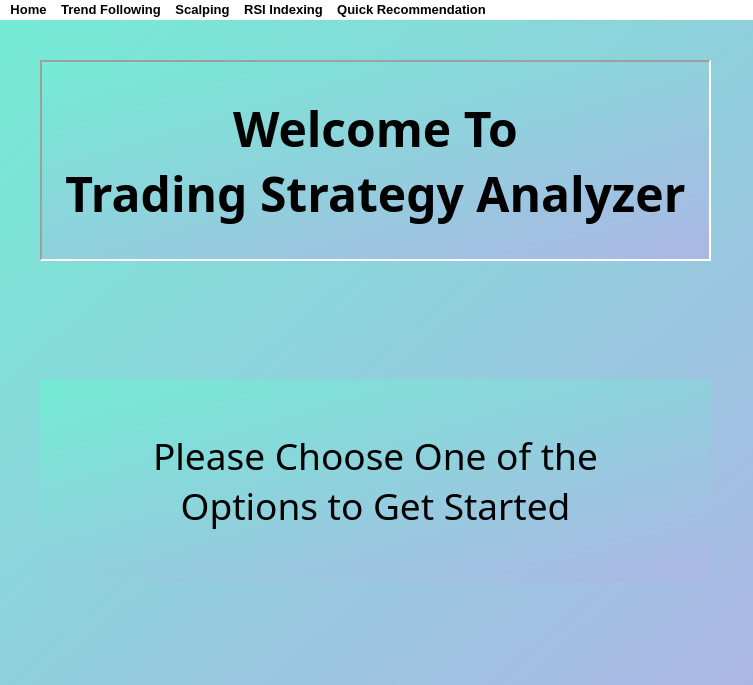
<?xml version="1.0" encoding="UTF-8"?>
<ui version="4.0">
 <class>mainWindow</class>
 <widget class="QMainWindow" name="mainWindow">
  <property name="geometry">
   <rect>
    <x>0</x>
    <y>0</y>
    <width>753</width>
    <height>685</height>
   </rect>
  </property>
  <property name="font">
   <font>
    <family>HP Simplified Hans</family>
    <pointsize>9</pointsize>
   </font>
  </property>
  <property name="mouseTracking">
   <bool>true</bool>
  </property>
  <property name="tabletTracking">
   <bool>false</bool>
  </property>
  <property name="focusPolicy">
   <enum>Qt::NoFocus</enum>
  </property>
  <property name="windowTitle">
   <string>Trading Strategy Analyzer</string>
  </property>
  <property name="windowIcon">
   <iconset>
    <normaloff>stockicon.png</normaloff>stockicon.png</iconset>
  </property>
  <property name="styleSheet">
   <string notr="true">background-color: qlineargradient(spread:pad, x1:0, y1:0, x2:1, y2:1, stop:0 rgba(116, 235, 213, 255), stop:1 rgba(172, 182, 229, 255));</string>
  </property>
  <property name="tabShape">
   <enum>QTabWidget::Rounded</enum>
  </property>
  <widget class="QWidget" name="centralwidget">
   <widget class="QLabel" name="label">
    <property name="geometry">
     <rect>
      <x>40</x>
      <y>40</y>
      <width>671</width>
      <height>201</height>
     </rect>
    </property>
    <property name="font">
     <font>
      <family>Agency FB</family>
      <pointsize>36</pointsize>
      <weight>75</weight>
      <bold>true</bold>
     </font>
    </property>
    <property name="autoFillBackground">
     <bool>false</bool>
    </property>
    <property name="frameShape">
     <enum>QFrame::Panel</enum>
    </property>
    <property name="frameShadow">
     <enum>QFrame::Sunken</enum>
    </property>
    <property name="lineWidth">
     <number>2</number>
    </property>
    <property name="text">
     <string>Welcome To 
Trading Strategy Analyzer</string>
    </property>
    <property name="textFormat">
     <enum>Qt::AutoText</enum>
    </property>
    <property name="scaledContents">
     <bool>false</bool>
    </property>
    <property name="alignment">
     <set>Qt::AlignCenter</set>
    </property>
   </widget>
   <widget class="QLabel" name="label_2">
    <property name="geometry">
     <rect>
      <x>40</x>
      <y>360</y>
      <width>671</width>
      <height>201</height>
     </rect>
    </property>
    <property name="font">
     <font>
      <family>Agency FB</family>
      <pointsize>28</pointsize>
      <weight>50</weight>
      <bold>false</bold>
     </font>
    </property>
    <property name="autoFillBackground">
     <bool>false</bool>
    </property>
    <property name="frameShape">
     <enum>QFrame::NoFrame</enum>
    </property>
    <property name="frameShadow">
     <enum>QFrame::Plain</enum>
    </property>
    <property name="lineWidth">
     <number>2</number>
    </property>
    <property name="text">
     <string>Please Choose One of the 
Options to Get Started</string>
    </property>
    <property name="textFormat">
     <enum>Qt::AutoText</enum>
    </property>
    <property name="scaledContents">
     <bool>false</bool>
    </property>
    <property name="alignment">
     <set>Qt::AlignCenter</set>
    </property>
   </widget>
  </widget>
  <widget class="QMenuBar" name="menubar">
   <property name="geometry">
    <rect>
     <x>0</x>
     <y>0</y>
     <width>753</width>
     <height>25</height>
    </rect>
   </property>
   <property name="font">
    <font>
     <family>Arial</family>
     <pointsize>10</pointsize>
     <weight>75</weight>
     <bold>true</bold>
    </font>
   </property>
   <property name="styleSheet">
    <string notr="true">background-color: rgb(255, 255, 255);
border-color: rgb(255, 85, 0);</string>
   </property>
   <widget class="QMenu" name="menuStock">
    <property name="styleSheet">
     <string notr="true">border-color: rgb(0, 0, 0);</string>
    </property>
    <property name="title">
     <string>Home</string>
    </property>
   </widget>
   <widget class="QMenu" name="menuScalping">
    <property name="title">
     <string>Trend Following</string>
    </property>
   </widget>
   <widget class="QMenu" name="menuRSI_Indexing">
    <property name="title">
     <string>Scalping</string>
    </property>
   </widget>
   <widget class="QMenu" name="menuQuick_Recommendation">
    <property name="title">
     <string>RSI Indexing</string>
    </property>
   </widget>
   <widget class="QMenu" name="menuHome">
    <property name="title">
     <string>Quick Recommendation</string>
    </property>
   </widget>
   <addaction name="menuStock"/>
   <addaction name="menuScalping"/>
   <addaction name="menuRSI_Indexing"/>
   <addaction name="menuQuick_Recommendation"/>
   <addaction name="menuHome"/>
  </widget>
 </widget>
 <resources/>
 <connections/>
</ui>
